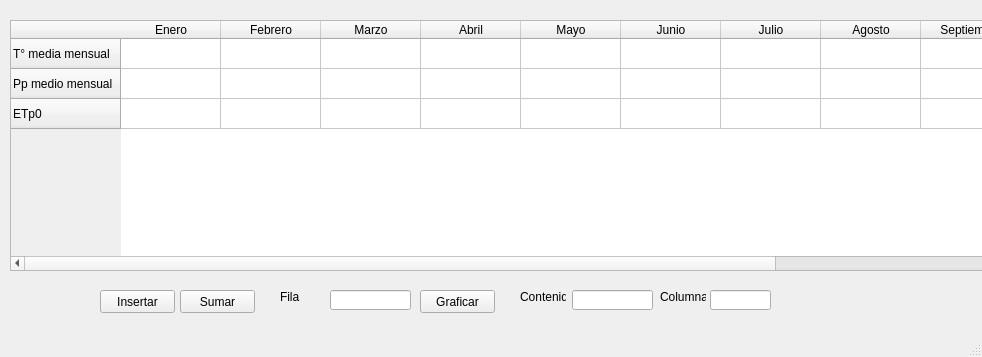
<?xml version="1.0" encoding="UTF-8"?>
<ui version="4.0">
 <class>MainWindow</class>
 <widget class="QMainWindow" name="MainWindow">
  <property name="geometry">
   <rect>
    <x>0</x>
    <y>0</y>
    <width>982</width>
    <height>357</height>
   </rect>
  </property>
  <property name="windowTitle">
   <string>MainWindow</string>
  </property>
  <widget class="QWidget" name="centralwidget">
   <widget class="QTableWidget" name="tableWidget">
    <property name="geometry">
     <rect>
      <x>10</x>
      <y>20</y>
      <width>1031</width>
      <height>251</height>
     </rect>
    </property>
    <property name="minimumSize">
     <size>
      <width>1031</width>
      <height>0</height>
     </size>
    </property>
    <row>
     <property name="text">
      <string>T° media mensual</string>
     </property>
    </row>
    <row>
     <property name="text">
      <string>Pp medio mensual</string>
     </property>
    </row>
    <row>
     <property name="text">
      <string>ETp0</string>
     </property>
    </row>
    <column>
     <property name="text">
      <string>Enero</string>
     </property>
     <property name="background">
      <color>
       <red>255</red>
       <green>255</green>
       <blue>255</blue>
      </color>
     </property>
    </column>
    <column>
     <property name="text">
      <string>Febrero</string>
     </property>
    </column>
    <column>
     <property name="text">
      <string>Marzo</string>
     </property>
    </column>
    <column>
     <property name="text">
      <string>Abril</string>
     </property>
    </column>
    <column>
     <property name="text">
      <string>Mayo</string>
     </property>
    </column>
    <column>
     <property name="text">
      <string>Junio</string>
     </property>
    </column>
    <column>
     <property name="text">
      <string>Julio</string>
     </property>
    </column>
    <column>
     <property name="text">
      <string>Agosto</string>
     </property>
    </column>
    <column>
     <property name="text">
      <string>Septiembre</string>
     </property>
    </column>
    <column>
     <property name="text">
      <string>Octubre</string>
     </property>
    </column>
    <column>
     <property name="text">
      <string>Noviembre</string>
     </property>
    </column>
    <column>
     <property name="text">
      <string>Diciembre</string>
     </property>
    </column>
    <item row="0" column="0">
     <property name="text">
      <string/>
     </property>
    </item>
   </widget>
   <widget class="QLineEdit" name="lineEdit1">
    <property name="geometry">
     <rect>
      <x>330</x>
      <y>290</y>
      <width>81</width>
      <height>20</height>
     </rect>
    </property>
   </widget>
   <widget class="QPushButton" name="boton_insertar">
    <property name="geometry">
     <rect>
      <x>100</x>
      <y>290</y>
      <width>75</width>
      <height>23</height>
     </rect>
    </property>
    <property name="text">
     <string>Insertar</string>
    </property>
   </widget>
   <widget class="QLineEdit" name="lineEdit2">
    <property name="geometry">
     <rect>
      <x>710</x>
      <y>290</y>
      <width>61</width>
      <height>20</height>
     </rect>
    </property>
   </widget>
   <widget class="QLineEdit" name="lineEdit3">
    <property name="geometry">
     <rect>
      <x>572</x>
      <y>290</y>
      <width>81</width>
      <height>20</height>
     </rect>
    </property>
   </widget>
   <widget class="QLabel" name="label_fila">
    <property name="geometry">
     <rect>
      <x>280</x>
      <y>290</y>
      <width>46</width>
      <height>13</height>
     </rect>
    </property>
    <property name="text">
     <string>Fila</string>
    </property>
   </widget>
   <widget class="QLabel" name="label_columna">
    <property name="geometry">
     <rect>
      <x>660</x>
      <y>290</y>
      <width>46</width>
      <height>13</height>
     </rect>
    </property>
    <property name="text">
     <string>Columna</string>
    </property>
   </widget>
   <widget class="QLabel" name="label_contenido">
    <property name="geometry">
     <rect>
      <x>520</x>
      <y>290</y>
      <width>46</width>
      <height>13</height>
     </rect>
    </property>
    <property name="text">
     <string>Contenido</string>
    </property>
   </widget>
   <widget class="QPushButton" name="boton_sumar">
    <property name="geometry">
     <rect>
      <x>180</x>
      <y>290</y>
      <width>75</width>
      <height>23</height>
     </rect>
    </property>
    <property name="text">
     <string>Sumar</string>
    </property>
   </widget>
   <widget class="QPushButton" name="boton_graficar">
    <property name="geometry">
     <rect>
      <x>420</x>
      <y>290</y>
      <width>75</width>
      <height>23</height>
     </rect>
    </property>
    <property name="text">
     <string>Graficar</string>
    </property>
   </widget>
  </widget>
  <widget class="QMenuBar" name="menubar">
   <property name="geometry">
    <rect>
     <x>0</x>
     <y>0</y>
     <width>982</width>
     <height>20</height>
    </rect>
   </property>
  </widget>
  <widget class="QStatusBar" name="statusbar"/>
 </widget>
 <resources/>
 <connections/>
</ui>
